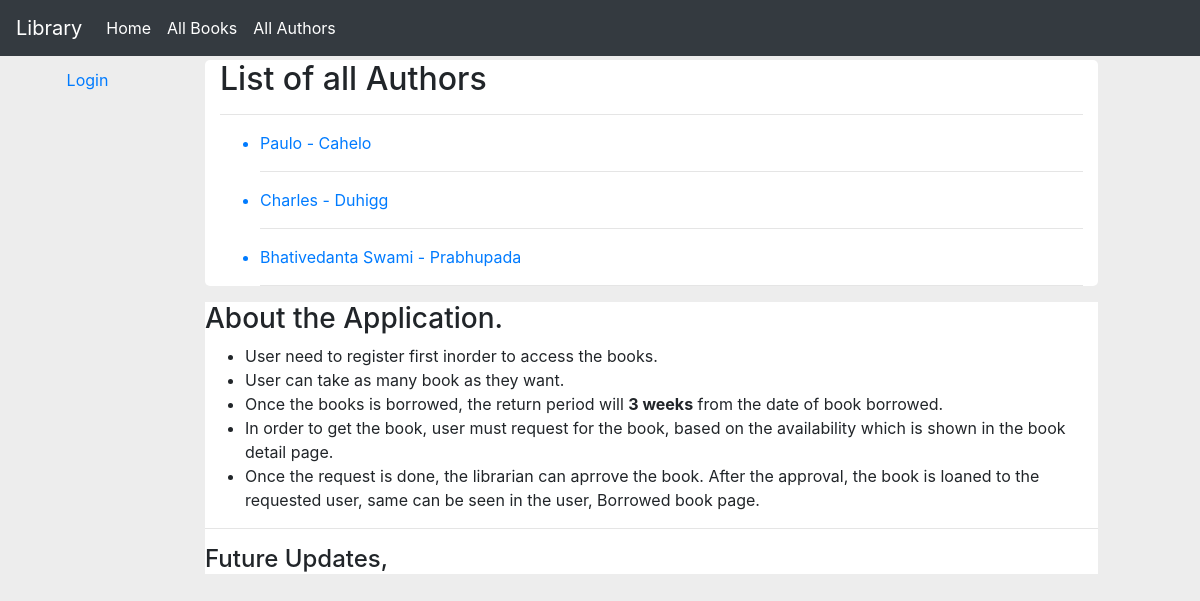
Page /catalog/books/authors/ on the committed database.
### catalog/models.py (models this page shows, shortened)
class Author(models.Model):
    first_name = models.CharField(max_length=100)
    last_name = models.CharField(max_length=100)
    date_of_birth = models.DateField(null=True, blank=True)
    date_of_death = models.DateField('Died',null=True, blank=True)
    class Meta:
        ordering = ['last_name','first_name']

### catalog/views.py (the view)
# urls.py: path('books/authors/',views.AuthorListView.as_view(),name="authors"),
class AuthorListView(ListView):
    model = Author
    paginate_by = 2
    template_name = "catalog/author.html"
    def get(self,request):
        authors = Author.objects.all()
        ctx = {'authors': authors}
        return render(request,self.template_name,ctx)

### catalog/templates/catalog/author.html (shortened to what this page needs)
{% extends "catalog/base.html" %}
{% block content %}
    <h2>List of all Authors</h2>
    <hr>
    {% for author in authors %}
     <ul class="author">
       <a href="{% url "catalog:authorDetail" author.id %}"><li>{{ author.first_name }} - {{ author.last_name }}</li></a>
       <hr>
     </ul>
    {% endfor %}
{% endblock %}

### catalog/static/css/style.css (style rules this page uses)
body { background-color: #ededed; margin-top: 60px; }
.author { text-decoration: none; color: black; }

### rows in the picture
Author: first_name "Paulo", last_name "Cahelo"
Author: first_name "Charles", last_name "Duhigg"
Author: first_name "Bhativedanta Swami", last_name "Prabhupada"
